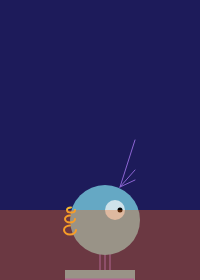
Frame 1 (no input)
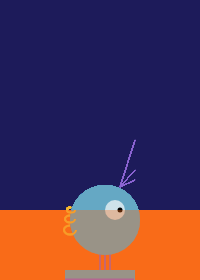
Frame 60 (no input)
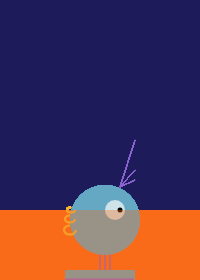
Frame 120 (the mouse pressed at the canvas centre since frame 60)

The p5.js sketch that drew these frames (run headless with seeded random() and noise() and a simulated clock; from frame 60 on, the mouse is pressed at the canvas centre):

// p5.js sketch
// ── sketch.js
var x = 100;
var y = 350;
var bodyheight = 80;
var neckheight = 15;
var radius = 35;
var ny = y - bodyheight - neckheight - radius;

function setup() {
  createCanvas(200, 280);
  noStroke();
  background(29, 27, 90);
}

function draw() {
  //neck
  strokeWeight(1);
  stroke(140, 101, 211);
  line(x, ny, x, y - bodyheight);
  line(x+5, ny, x+5, y - bodyheight);
  line(x+10, ny, x+10, y - bodyheight);

  //head
  noStroke();
  fill(101, 168, 196);
  ellipseMode(RADIUS);
  ellipse(x+5, ny, radius, radius); //head
  ellipseMode(CENTER);
  fill(206, 226, 234);
  ellipse(x+15, y-140, 20, 20); //eyeball
  fill(0);
  ellipse(x+20, y-140, 5, 5); //pupil
  stroke(140, 101, 211);
  line(x+20, y-163, x+35, y-210);
  line(x+20, y-163, x+35, y-180);
  line(x+20, y-163, x+35, y-170);
  ellipseMode(CENTER);
  noFill();
  strokeWeight(2);
  stroke(245, 183, 49);
  arc(x-30, y-120, 12, 9, 0, PI+HALF_PI); //bigearring
  arc(x-30, y-131, 10, 7, 0, PI+HALF_PI); //bigearring
  arc(x-29, y-140, 8, 5, 0, PI+HALF_PI); //bigearring

  //body
  noStroke();
  fill(101, 168, 196);
  rect(x-35, y-80, 70, 80); //mainbodypart
  strokeWeight(3);
  stroke(245, 40, 211);
  strokeCap(SQUARE);
  stroke(140, 101, 211);
  line(x-35, y-70, x+34, y-70);
  noStroke();
  fill(9, 74, 126);
  ellipseMode(CENTER);
  fill(140, 101, 211);
  arc(x, y, 40, 40, 0, PI);

  //lava
  fill(250, 108, 25, 90);
  rect(0, 210, 280, 100);

}
